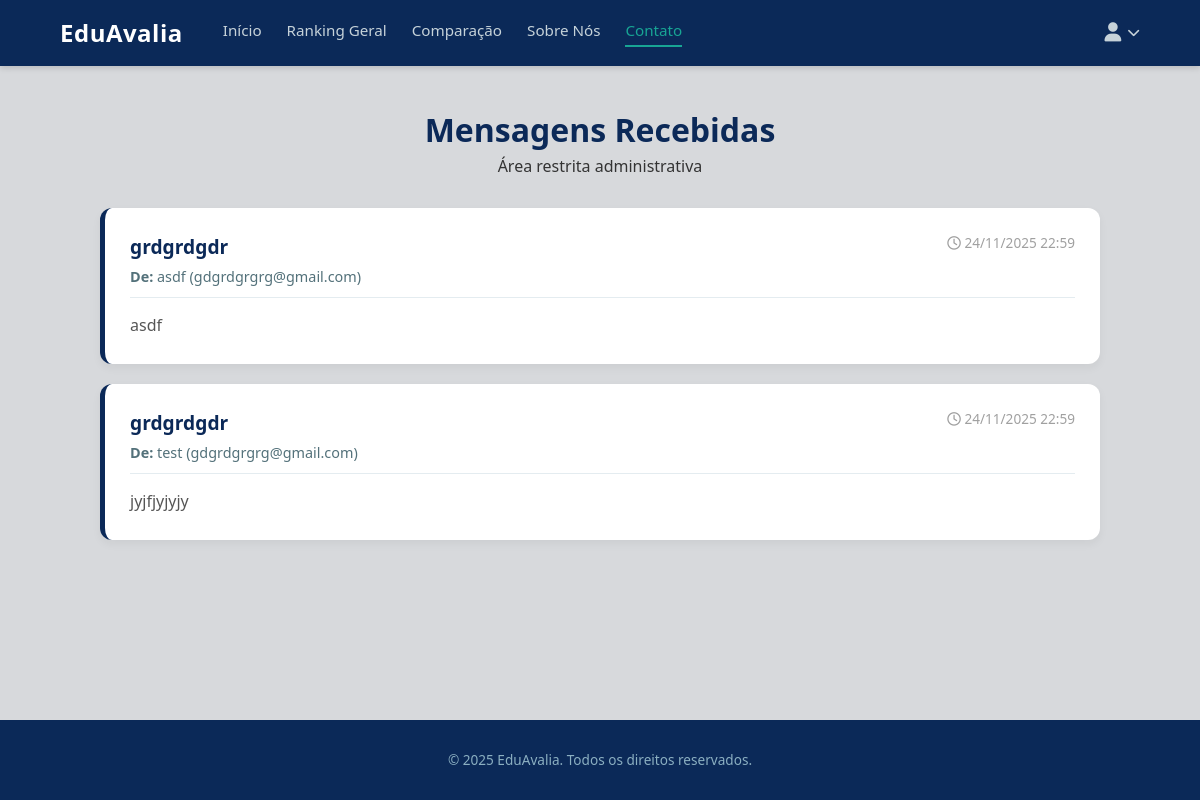
/contato/ (signed in), run on an earlier commit of the app's database.
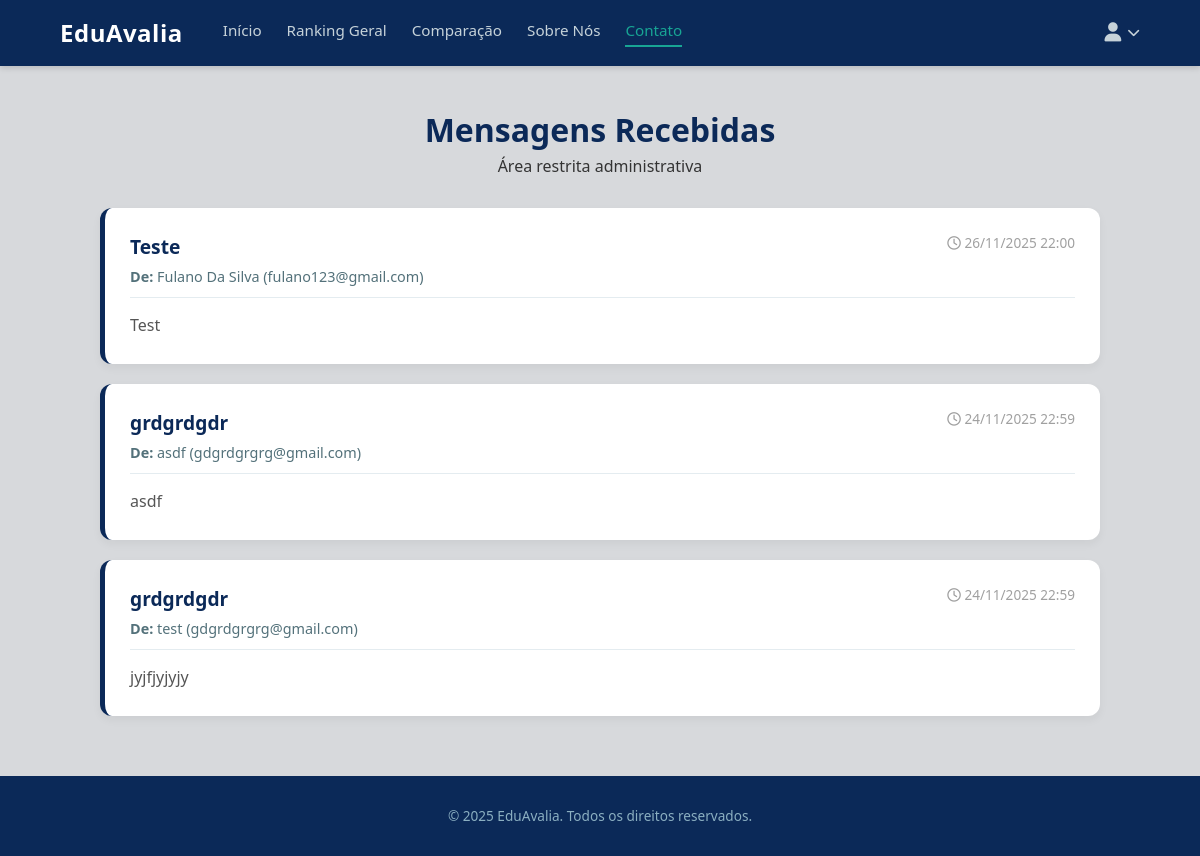
And on a later commit of the database.
### avaliacoes/models.py (models this page shows, shortened)
class MensagemContato(models.Model):
    nome = models.CharField(max_length=100)
    email = models.EmailField()
    assunto = models.CharField(max_length=150)
    mensagem = models.TextField()
    data_envio = models.DateTimeField(auto_now_add=True)
    lida = models.BooleanField(default=False) # Para o admin marcar se já leu

### avaliacoes/views.py (the view, shortened to what this page needs)
# urls.py: path('contato/', views.contato, name='contato'),
def contato(request):
    if request.user.is_authenticated and hasattr(request.user, 'user_type') and request.user.user_type == 'admin':
        mensagens = MensagemContato.objects.all().order_by('-data_envio')
        return render(request, 'avaliacoes/admin_mensagens.html', {'mensagens': mensagens})

### avaliacoes/templates/avaliacoes/admin_mensagens.html (shortened to what this page needs)
{% extends 'base.html' %}
{% load static %}
{% block content %}
<div class="admin-msg-container">
    <div class="admin-msg-header">
        <h1>Mensagens Recebidas</h1>
        <p>Área restrita administrativa</p>
    </div>
    {% for msg in mensagens %}
        <div class="msg-card">
            <div class="msg-header">
                <div class="msg-info">
                    <h3>{{ msg.assunto }}</h3>
                    <span><strong>De:</strong> {{ msg.nome }} ({{ msg.email }})</span>
                </div>
                <div class="msg-date">
                    <i class="fa-regular fa-clock"></i> {{ msg.data_envio|date:"d/m/Y H:i" }}
                </div>
            </div>
            <div class="msg-body">
                {{ msg.mensagem|linebreaks }}
            </div>
        </div>
    {% empty %}
        <div class="empty-state">
            <i class="fa-regular fa-envelope-open" style="font-size: 3rem; margin-bottom: 20px; color: var(--azul-acinzentado);"></i>
            <h3>Nenhuma mensagem encontrada.</h3>
            <p>As mensagens enviadas pelo formulário de contato aparecerão aqui.</p>
        </div>
    {% endfor %}
</div>
{% endblock content %}

What changed in the data, as far as the page shows it:
added MensagemContato: assunto "Teste", nome "Fulano Da Silva", email "fulano123@gmail.com", data_envio "26/11/2025 22:00", mensagem "Test"
